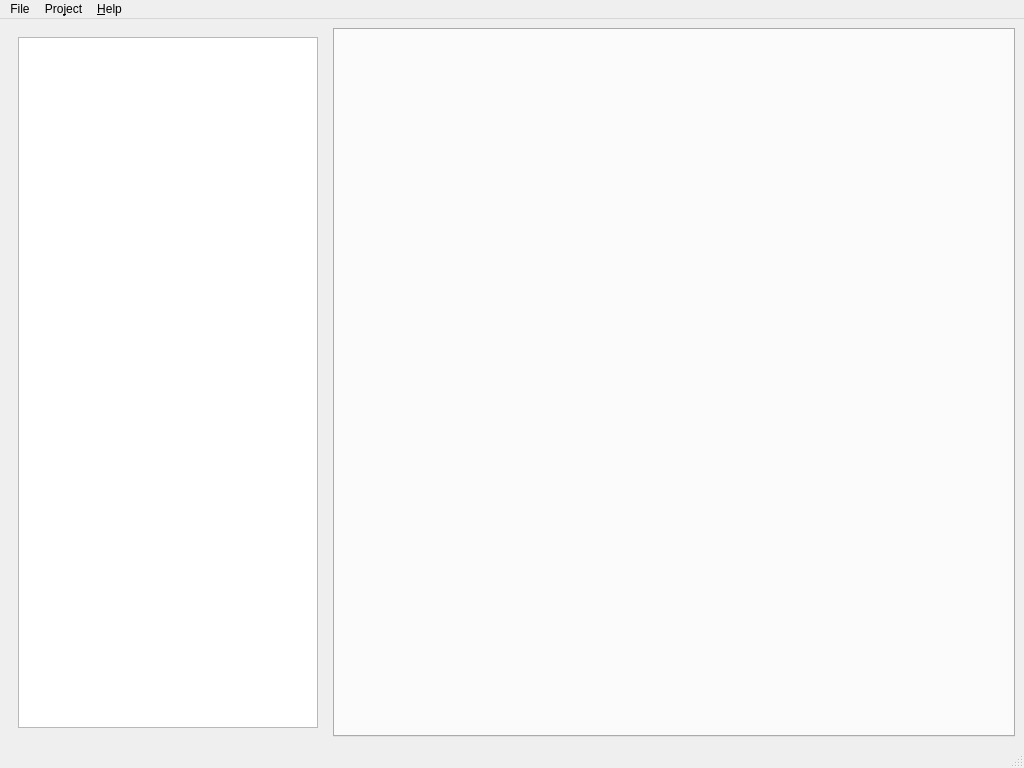
<?xml version="1.0" encoding="UTF-8"?>
<ui version="4.0">
 <class>MainWindow</class>
 <widget class="QMainWindow" name="MainWindow">
  <property name="geometry">
   <rect>
    <x>0</x>
    <y>0</y>
    <width>1024</width>
    <height>768</height>
   </rect>
  </property>
  <property name="windowTitle">
   <string>SOAP Klient</string>
  </property>
  <widget class="QWidget" name="mainContentWidget">
   <layout class="QGridLayout" name="gridLayout">
    <item row="0" column="0">
     <widget class="QWidget" name="sidebarWidget" native="true">
      <property name="minimumSize">
       <size>
        <width>32</width>
        <height>0</height>
       </size>
      </property>
      <layout class="QVBoxLayout" name="sidebarWidgetLayout">
       <item>
        <widget class="QTreeView" name="projectsTreeView">
         <property name="sizePolicy">
          <sizepolicy hsizetype="Fixed" vsizetype="Expanding">
           <horstretch>0</horstretch>
           <verstretch>0</verstretch>
          </sizepolicy>
         </property>
         <property name="minimumSize">
          <size>
           <width>300</width>
           <height>0</height>
          </size>
         </property>
         <property name="maximumSize">
          <size>
           <width>300</width>
           <height>16777215</height>
          </size>
         </property>
         <property name="headerHidden">
          <bool>true</bool>
         </property>
         <attribute name="headerVisible">
          <bool>false</bool>
         </attribute>
        </widget>
       </item>
      </layout>
     </widget>
    </item>
    <item row="0" column="1">
     <widget class="QTabWidget" name="openPagesWidget"/>
    </item>
   </layout>
  </widget>
  <widget class="QMenuBar" name="menubar">
   <property name="geometry">
    <rect>
     <x>0</x>
     <y>0</y>
     <width>1024</width>
     <height>30</height>
    </rect>
   </property>
   <widget class="QMenu" name="menuFile">
    <property name="title">
     <string>File</string>
    </property>
    <widget class="QMenu" name="menuRecent">
     <property name="title">
      <string>Recent</string>
     </property>
     <addaction name="actionRecentEditors"/>
     <addaction name="actionRecentProjects"/>
     <addaction name="actionRecentWorkspaces"/>
    </widget>
    <addaction name="actionCreate_Empty_Project"/>
    <addaction name="actionNew_SOAP_Project"/>
    <addaction name="separator"/>
    <addaction name="actionImport_Project"/>
    <addaction name="actionImport_Packed_Project"/>
    <addaction name="separator"/>
    <addaction name="actionSave_All_Projects"/>
    <addaction name="actionOpen_All_Closed_Projects"/>
    <addaction name="actionClose_All_Open_Projects"/>
    <addaction name="separator"/>
    <addaction name="actionRename_Workspace"/>
    <addaction name="actionNew_Workspace"/>
    <addaction name="actionSwitch_Workspace"/>
    <addaction name="actionPreferences"/>
    <addaction name="actionSave_Preferences"/>
    <addaction name="actionImport_Preferences"/>
    <addaction name="separator"/>
    <addaction name="menuRecent"/>
    <addaction name="separator"/>
    <addaction name="actionExit"/>
    <addaction name="actionExit_Without_Saving"/>
   </widget>
   <widget class="QMenu" name="menuProject">
    <property name="title">
     <string>Pro&amp;ject</string>
    </property>
    <addaction name="actionShow_Project_View"/>
    <addaction name="separator"/>
    <addaction name="actionAdd_WSDL"/>
    <addaction name="actionAdd_WADL"/>
    <addaction name="separator"/>
    <addaction name="actionRename"/>
    <addaction name="actionRemove"/>
    <addaction name="actionReload_Project"/>
    <addaction name="actionResolve"/>
    <addaction name="actionClose_Project"/>
    <addaction name="separator"/>
    <addaction name="actionSave_Project"/>
    <addaction name="actionSave_Project_As"/>
    <addaction name="actionExport_Project"/>
   </widget>
   <widget class="QMenu" name="menuHelp">
    <property name="title">
     <string>&amp;Help</string>
    </property>
    <addaction name="actionStarter_Page"/>
    <addaction name="separator"/>
    <addaction name="actionSystem_Properties"/>
   </widget>
   <addaction name="menuFile"/>
   <addaction name="menuProject"/>
   <addaction name="menuHelp"/>
  </widget>
  <widget class="QStatusBar" name="statusbar"/>
  <action name="actionCreate_Empty_Project">
   <property name="text">
    <string>&amp;Create Empty Project</string>
   </property>
  </action>
  <action name="actionNew_SOAP_Project">
   <property name="text">
    <string>&amp;New SOAP Project</string>
   </property>
   <property name="shortcut">
    <string>Ctrl+N</string>
   </property>
  </action>
  <action name="actionNew_REST_Project">
   <property name="text">
    <string>New REST Project</string>
   </property>
   <property name="shortcut">
    <string>Ctrl+Alt+N</string>
   </property>
  </action>
  <action name="actionImport_Project">
   <property name="text">
    <string>&amp;Import Project</string>
   </property>
   <property name="shortcut">
    <string>Ctrl+I</string>
   </property>
  </action>
  <action name="actionImport_Packed_Project">
   <property name="text">
    <string>I&amp;mport Packed Project</string>
   </property>
  </action>
  <action name="actionImport_Remote_Project">
   <property name="text">
    <string>Import Remote Project</string>
   </property>
  </action>
  <action name="actionImport_Postman_Collection">
   <property name="text">
    <string>Import Postman Collection</string>
   </property>
  </action>
  <action name="actionSave_All_Projects">
   <property name="text">
    <string>&amp;Save All Projects</string>
   </property>
   <property name="shortcut">
    <string>Ctrl+Alt+S</string>
   </property>
  </action>
  <action name="actionOpen_All_Closed_Projects">
   <property name="text">
    <string>&amp;Open All Closed Projects</string>
   </property>
  </action>
  <action name="actionClose_All_Open_Projects">
   <property name="text">
    <string>Close &amp;All Open Projects</string>
   </property>
  </action>
  <action name="actionRename_Workspace">
   <property name="text">
    <string>&amp;Rename Workspace</string>
   </property>
   <property name="shortcut">
    <string>F2</string>
   </property>
  </action>
  <action name="actionNew_Workspace">
   <property name="text">
    <string>New &amp;Workspace</string>
   </property>
  </action>
  <action name="actionSwitch_Workspace">
   <property name="text">
    <string>Swi&amp;tch Workspace</string>
   </property>
  </action>
  <action name="actionPreferences">
   <property name="text">
    <string>&amp;Preferences</string>
   </property>
   <property name="shortcut">
    <string>Ctrl+Alt+P</string>
   </property>
  </action>
  <action name="actionSave_Preferences">
   <property name="text">
    <string>Sa&amp;ve Preferences</string>
   </property>
  </action>
  <action name="actionImport_Preferences">
   <property name="text">
    <string>Import Pre&amp;ferences</string>
   </property>
  </action>
  <action name="actionExit">
   <property name="text">
    <string>&amp;Exit</string>
   </property>
   <property name="shortcut">
    <string>Ctrl+Q</string>
   </property>
  </action>
  <action name="actionExit_Without_Saving">
   <property name="text">
    <string>E&amp;xit Without Saving</string>
   </property>
   <property name="shortcut">
    <string>Ctrl+Shift+Q</string>
   </property>
  </action>
  <action name="actionStarter_Page">
   <property name="text">
    <string>&amp;Starter Page</string>
   </property>
  </action>
  <action name="actionAPI_Testing_Dojo">
   <property name="text">
    <string>System Properties</string>
   </property>
  </action>
  <action name="actionSystem_Properties">
   <property name="text">
    <string>System &amp;Properties</string>
   </property>
  </action>
  <action name="actionSwitch_Window">
   <property name="text">
    <string>Switch Window</string>
   </property>
   <property name="shortcut">
    <string>Ctrl+W</string>
   </property>
  </action>
  <action name="actionMaximize_Desktop">
   <property name="text">
    <string>Maximize Desktop</string>
   </property>
   <property name="shortcut">
    <string>Ctrl+M</string>
   </property>
  </action>
  <action name="actionClose_Current">
   <property name="text">
    <string>Close Current</string>
   </property>
  </action>
  <action name="actionClose_Others">
   <property name="text">
    <string>Close Others</string>
   </property>
   <property name="shortcut">
    <string>Ctrl+Alt+O</string>
   </property>
  </action>
  <action name="actionClose_All">
   <property name="text">
    <string>Close All</string>
   </property>
   <property name="shortcut">
    <string>Ctrl+Alt+L</string>
   </property>
  </action>
  <action name="actionShow_Project_View">
   <property name="text">
    <string>&amp;Show Project View</string>
   </property>
  </action>
  <action name="actionAdd_WSDL">
   <property name="text">
    <string>&amp;Add WSDL</string>
   </property>
  </action>
  <action name="actionAdd_WADL">
   <property name="text">
    <string>Add &amp;WADL</string>
   </property>
  </action>
  <action name="actionImport_Swagger_OpenAPI_Definition">
   <property name="text">
    <string>Import Swagger/OpenAPI Definition</string>
   </property>
  </action>
  <action name="actionExport_Swagger_OpenAPI_Definition">
   <property name="text">
    <string>Export Swagger/OpenAPI Definition</string>
   </property>
  </action>
  <action name="actionNew_REST_Service_From_URI">
   <property name="text">
    <string>New REST Service From URI</string>
   </property>
  </action>
  <action name="actionLaunch_Test_Runner">
   <property name="text">
    <string>Launch TestRunner</string>
   </property>
  </action>
  <action name="actionLaunch_LoadTestRunner">
   <property name="text">
    <string>Launch LoadTestRunner</string>
   </property>
  </action>
  <action name="actionRename">
   <property name="text">
    <string>&amp;Rename</string>
   </property>
  </action>
  <action name="actionRemove">
   <property name="text">
    <string>Re&amp;move</string>
   </property>
   <property name="shortcut">
    <string>Del</string>
   </property>
  </action>
  <action name="actionReload_Project">
   <property name="text">
    <string>Re&amp;load Project</string>
   </property>
   <property name="shortcut">
    <string>F5</string>
   </property>
  </action>
  <action name="actionResolve">
   <property name="text">
    <string>Res&amp;olve</string>
   </property>
  </action>
  <action name="actionClose_Project">
   <property name="text">
    <string>&amp;Close Project</string>
   </property>
  </action>
  <action name="actionSave_Project">
   <property name="text">
    <string>Save &amp;Project</string>
   </property>
   <property name="shortcut">
    <string>Ctrl+S</string>
   </property>
  </action>
  <action name="actionSave_Project_As">
   <property name="text">
    <string>Sa&amp;ve Project As</string>
   </property>
   <property name="shortcut">
    <string>Ctrl+Shift+S</string>
   </property>
  </action>
  <action name="actionExport_Project">
   <property name="text">
    <string>&amp;Export Project</string>
   </property>
  </action>
  <action name="actionJBoss_WS_Artifacts">
   <property name="text">
    <string>JBossWS Artifacts</string>
   </property>
  </action>
  <action name="actionJBossWS_JAX_WS_Artifacts">
   <property name="text">
    <string>JBossWS JAX-WS Artifacts</string>
   </property>
  </action>
  <action name="actionRecentEditors">
   <property name="text">
    <string>Editors</string>
   </property>
  </action>
  <action name="actionRecentProjects">
   <property name="text">
    <string>Projects</string>
   </property>
  </action>
  <action name="actionRecentWorkspaces">
   <property name="text">
    <string>Workspaces</string>
   </property>
  </action>
 </widget>
 <resources/>
 <connections/>
</ui>
